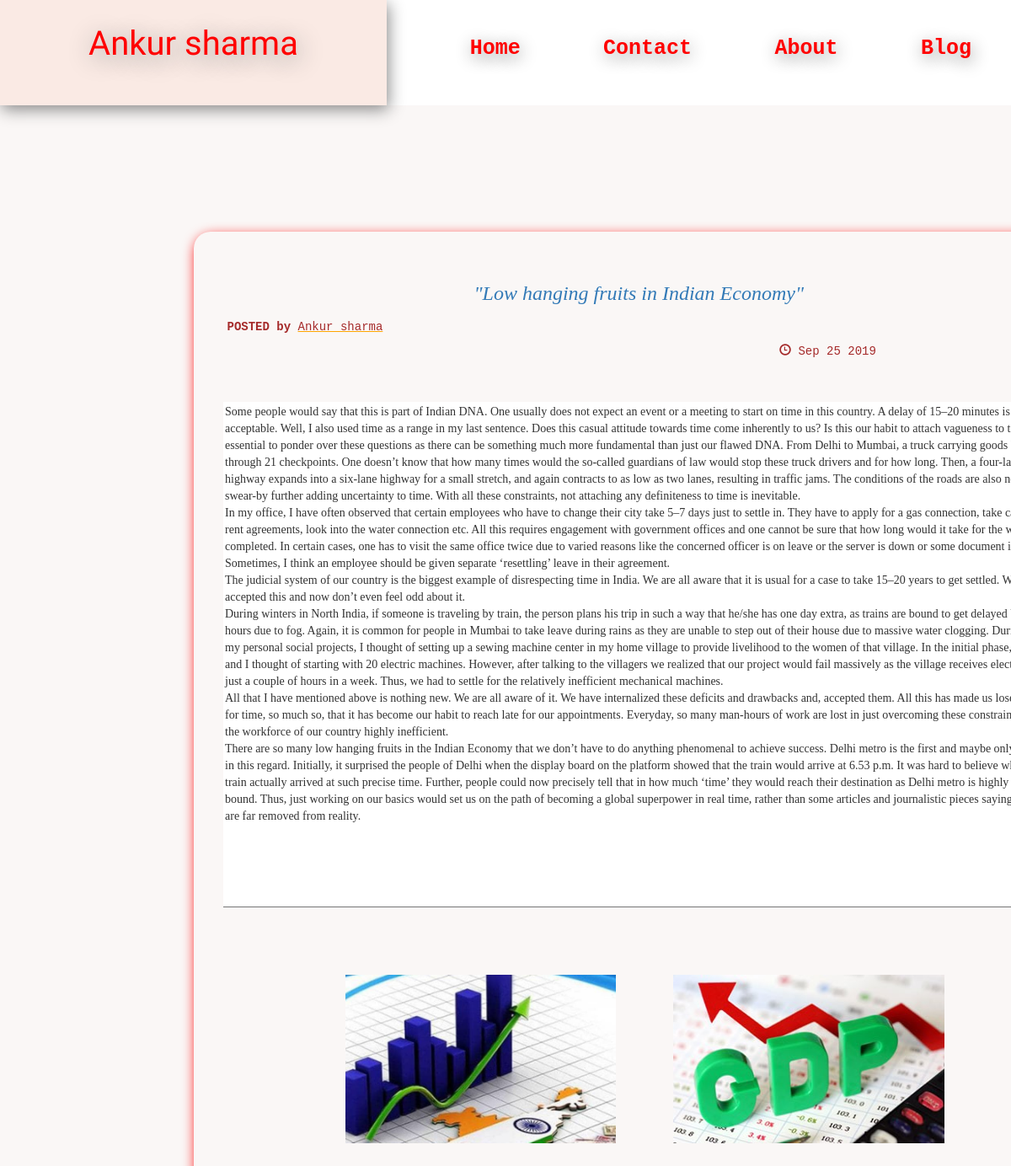
The page /posts/7/ on the database its author committed.
### posts/models.py (models this page shows, shortened)
class Post(models.Model):
	title = models.CharField(max_length=1000)
	date=models.DateTimeField()
	image=models.ImageField(upload_to='media/')
	images1=models.ImageField(upload_to='media/')
	body=models.TextField()
	author=models.TextField(max_length=20)
	def pub_date_pretty(self):
		   return self.date.strftime('%b %d %Y')

### posts/views.py (the view)
# urls.py: url(r'^posts/(?P<post_id>[0-9]+)/$', views.post_details, name="post_detail"),
def post_details(request,post_id):
	post=get_object_or_404(Post,pk=post_id)
	return render(request, 'posts/posts_detail.html', {'post':post})

### posts/templates/posts/posts_detail.html (shortened to what this page needs)
<head>
</head>
<body style="font-family:Courier">
<link rel="stylesheet" href="https://maxcdn.bootstrapcdn.com/bootstrap/3.3.7/css/bootstrap.min.css">
<link rel="stylesheet" href="https://maxcdn.bootstrapcdn.com/bootstrap/3.3.7/css/bootstrap-theme.min.css">
	<div class="id" align="center" >
<div class="cls">
<div class="p">
	<h3 id="h"><a href="{% url 'home1' %}" style="color: red; text-decoration: none;">   Ankur sharma </a></h3>
</div>
<div class="p1">
<div class="u"></div>
<div class="d">
	<a href="{% url 'home1' %}" class="a1">Home</a>
	<a href="{% url 'contact' %}" class="a1">Contact</a>
    <a href="{% url 'about'%}" class="a1">About</a>
    <a href="{% url 'home' %}" class="a1">Blog</a>
</div>
</div>
</div>
   <div class="pic">
{% load static %}
<div class="post">
<br><br>
<div class="sp">
<a href="{% url 'post_detail' post.id %}" id="aa"><h3>"{{ post.title }}"</h3></a> <span id="spc">  <h5><b>POSTED by </b><u>{{post.author}}</u></h5></span>
</div><br><br>
<br>
<div class="summ">
	<div class="tme">
  <span id="time"> <span class="glyphicon glyphicon-time" aria-hidden="true"></span>   {{post.pub_date_pretty}}</span>
</div>
</div>
<br><br>
<textarea name="Text1" cols="400" rows="50" class="inp" readonly="" id="textarea">{{post.body}}  </textarea>
<br><br><br><br><br>
<img src="{{post.image.url}}" class="img">
<img src="{{post.images1.url}}" class="img1">
<br><br><br><br>
<br>
</div>
<br><br><br><br><br>
</div>
</body>

### posts/templates/posts/posts_detail.html (style rules this page uses)
body { position: absolute; background-color: ; margin:0px; }
#textarea { font-family: cursive; }
.summ { width: 70%; }
.tme { float: right; color: brown; }
#aa { text-decoration: none; font-style: italic; font-family: cursive; font-weight: inherit; }
.inp { width: 1000px; border-top-color: white; border-top: white; border-left: white; border-right:white; height: 600px; word-wrap: break-word; }
.id { background-color: #FAF7F6; margin-left: 0px; margin-right: 0px; align-content: center; width: 1530px; }
.img { width: 30%; height: 200px; float: left; margin-left: 180px; margin-right: none; }
.img1 { margin-right: 180px; float: right; width: 30%; height: 200px; }
.cls { background-color: white; margin-bottom: 0px; height: 125px; margin-top: 0px; }
.p { float: left; width: 30%; background-color: white; height: 100%; box-shadow: 2px 5px 18px #888888; background-color: #FAEAE4; }
.p1 { width: 70%; float: right; height: 100%; }
#h { text-align: center; text-decoration: none; margin-top: 30px; color: red; font-size: 40px; font-family: cursive; text-shadow: 2px 5px 30px #888888; cursor: pointer; font-family: 'Kaushan Script', cursive; }
.p1 a { padding: 25px 25px; text-decoration: none; color: red; font-size: 25px; background-color: white; margin: 20px; font-weight: bold; border-radius: 50px; text-shadow: 2px 5px 20px #888888; }
.u { height: 40px; }
.d { height: 30px; }
u { text-decoration-color: orange; }
.sp { float: left; margin-left: 20px; width: 95%; text-overflow: none; word-wrap: break-word; }
#spc { color: brown; font-size: 20px; text-overflow: none; float: left; margin-left: 20px; }
.post { box-shadow: 2px 5px 15px red; width: 70%; border-radius: 20px; margin-top: 150px; }
#time { float: right; margin-bottom: 50px; margin-right: 100px; }

### rows shown on the page
Post: title "Low hanging fruits in Indian Economy", author "Ankur sharma", pub_date_pretty "Sep 25 2019", Text1 "Some people would say that this is part of Indian DNA. One usually does not expect an event or a meeting to start on time in this country. A delay of 15–20 minutes is quite acceptable. Well, I also used time as a range in my last sentence. Does this casual attitude towards time come inherently to us? Is this our habit to attach vagueness to time? It is essential to ponder over these questions as there can be something much more fundamental than just our flawed DNA. From Delhi to Mumbai, a truck carrying goods has to pass through 21 checkpoints. One doesn’t know that how many times would the so-called guardians of law would stop these truck drivers and for how long. Then, a four-lane highway…", image (picture), images1 (picture)
